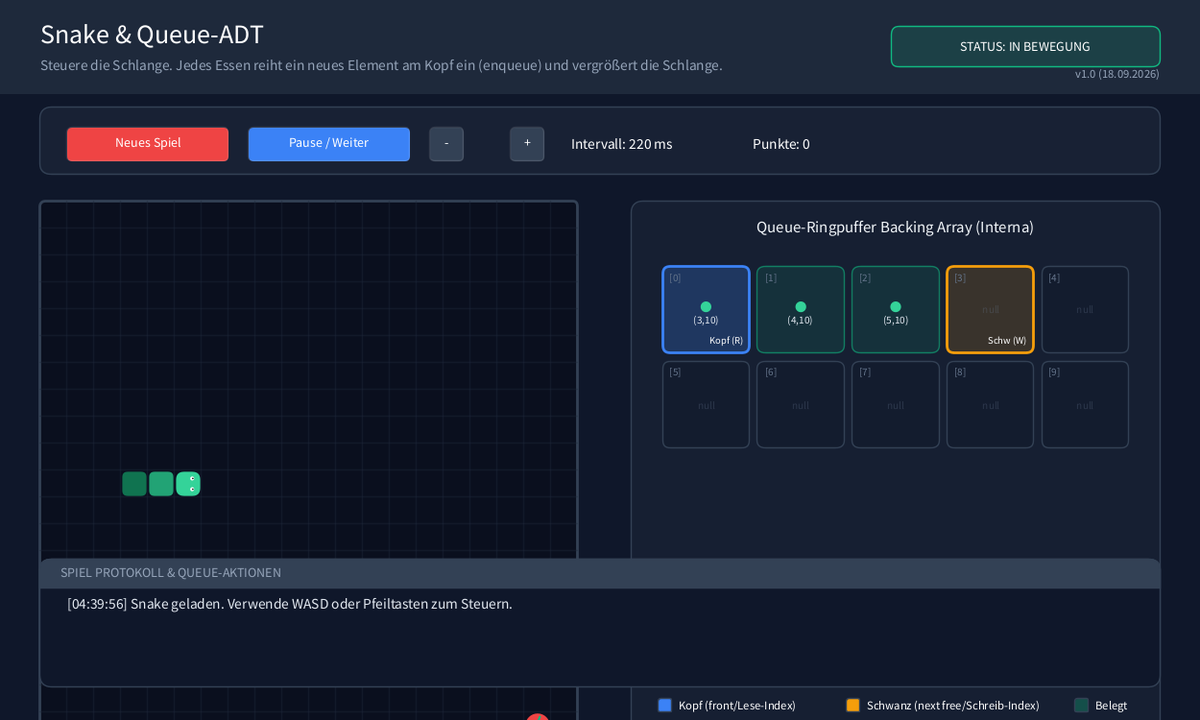
Frame 1 (no input)
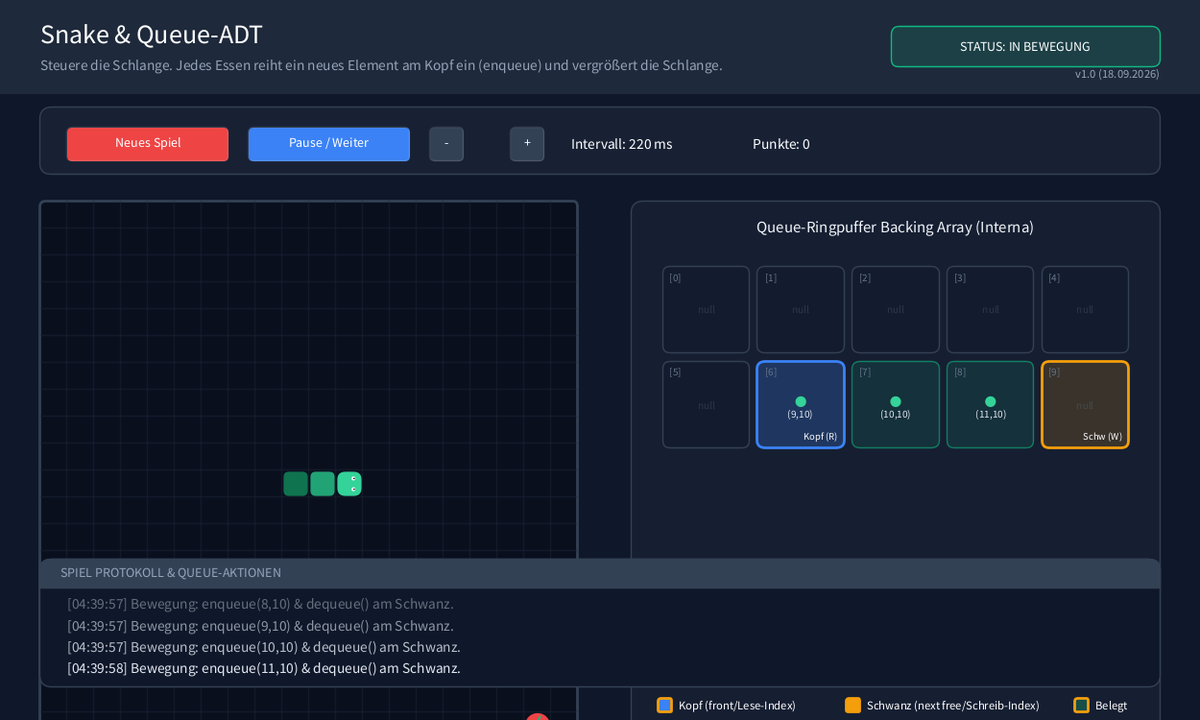
Frame 60 (the mouse pressed at the canvas centre just before this capture)
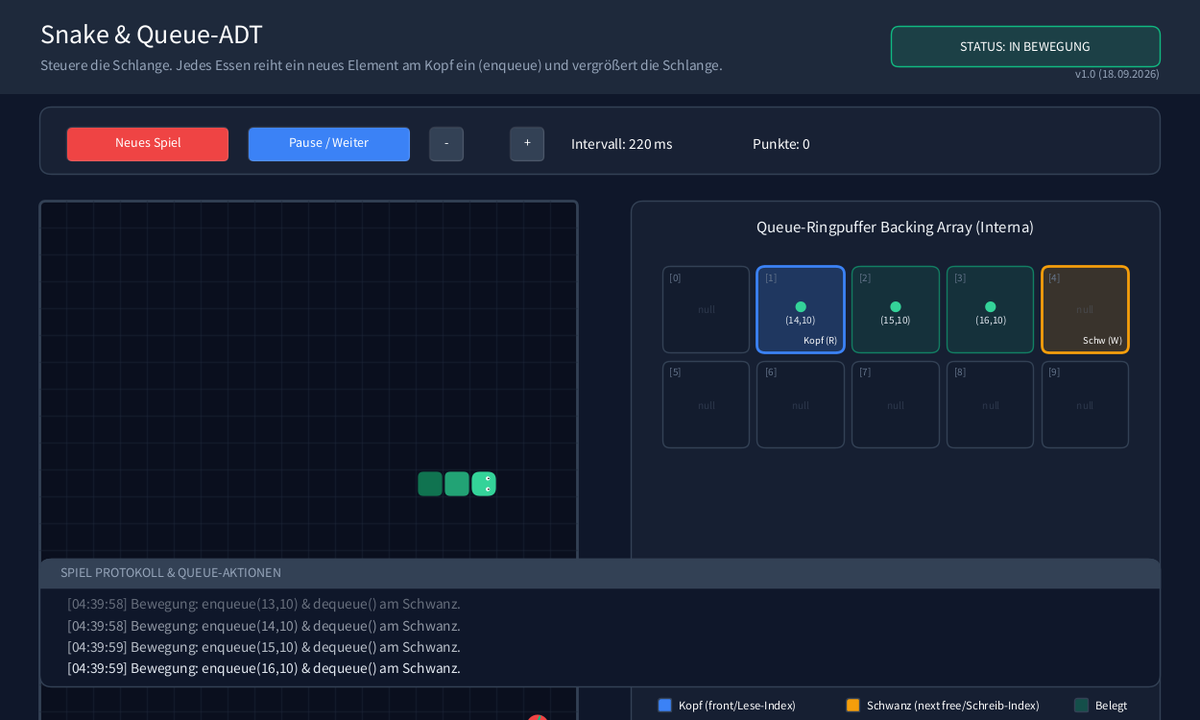
Frame 120 (the mouse held since frame 60 and released just before this capture)

The Processing sketch that drew these frames (run headless with seeded random() and noise(); from frame 60 on, the mouse is pressed at the canvas centre):

// Processing sketch: p08_snake
// ── p08_snake.pde
/**
 * Hauptprogramm: p08_snake (Musterlösung)
 * 
 * Bietet eine interaktive Umgebung für das Spiel "Snake":
 * - Basiert auf dem ADT Queue (Warteschlange) in Form eines circular array (ArrayQueue).
 * - Visualisiert live den Ringpuffer und die Zeigerverschiebungen von Kopf und Schwanz.
 * - Unterstützt stufenlose Anpassung der Spielgeschwindigkeit, Pausenfunktion und Highscores.
 * 
 * @author Antigravity
 * @version September 2026
 */

Snake dieSchlange;
int appleX, appleY;
int score = 0;
boolean gameOver = false;
boolean gamePaused = false;

// Zeitsteuerung
int lastUpdateTime = 0;
int baseInterval = 220; // Startgeschwindigkeit (ms)

// Grid-Konfiguration
final int GRID_W = 20;
final int GRID_H = 20;
final int CELL_SIZE = 20; // 20x20 Pixel pro Zelle -> 400x400 Pixel Spielfeld

final float GUI_SCALE = 1.4;

// Log-Historie
ArrayList<String> aktionsLogs = new ArrayList<String>();

// Buttons
Button btnReset;
Button btnPause;
Button btnSpeedDec;
Button btnSpeedInc;

void setup()
{
    size(1250, 750);
    surface.setResizable(true);
    
    // Spiel initialisieren
    neuesSpiel();
    
    // Buttons initialisieren
    color colStandard = color(51, 65, 85);     // Slate 700
    color colAktion = color(59, 130, 246);     // Blau
    color colGefahr = color(239, 68, 68);      // Rot
    
    btnReset = new Button(50, 95, 120, 25, "Neues Spiel", colGefahr);
    btnPause = new Button(185, 95, 120, 25, "Pause / Weiter", colAktion);
    btnSpeedDec = new Button(320, 95, 25, 25, "-", colStandard);
    btnSpeedInc = new Button(380, 95, 25, 25, "+", colStandard);
    
    logHinzufuegen("Snake geladen. Verwende WASD oder Pfeiltasten zum Steuern.");
}

void neuesSpiel()
{
    dieSchlange = new Snake(5, 10);
    score = 0;
    gameOver = false;
    gamePaused = false;
    platziereApfel();
    lastUpdateTime = millis();
}

void platziereApfel()
{
    java.util.Random rnd = new java.util.Random();
    ArrayQueue<SnakeElement> aq = (ArrayQueue<SnakeElement>)dieSchlange.getKoerper();
    Object[] segs = aq.alsArray();
    
    boolean aufSchlange = true;
    while (aufSchlange)
    {
        appleX = rnd.nextInt(GRID_W);
        appleY = rnd.nextInt(GRID_H);
        
        // Prüfen, ob der Apfel auf der Schlange liegt
        aufSchlange = false;
        for (Object o : segs)
        {
            SnakeElement el = (SnakeElement)o;
            if (el.getX() == appleX && el.getY() == appleY)
            {
                aufSchlange = true;
                break;
            }
        }
    }
}

void draw()
{
    float w = width / GUI_SCALE;
    float h = height / GUI_SCALE;
    
    background(15, 23, 42); // Deep Slate
    
    // Spielschritt ausführen (Zeitgesteuert)
    int interval = max(80, baseInterval - score * 3); // Schlange wird schneller mit der Zeit
    if (!gameOver && !gamePaused)
    {
        int now = millis();
        if (now - lastUpdateTime > interval)
        {
            spielSchritt();
            lastUpdateTime = now;
        }
    }
    
    pushMatrix();
    scale(GUI_SCALE);
    
    // 1. Header
    fill(30, 41, 59);
    noStroke();
    rect(0, 0, w, 70);
    
    fill(255);
    textSize(20);
    textAlign(LEFT, CENTER);
    text("Snake & Queue-ADT", 30, 25);
    
    fill(148, 163, 184);
    textSize(11);
    text("Steuere die Schlange. Jedes Essen reiht ein neues Element am Kopf ein (enqueue) und vergrößert die Schlange.", 30, 48);
    // Versionsnummer und Datum anzeigen
    fill(148, 163, 184);
    textSize(9);
    textAlign(RIGHT, BOTTOM);
    text("v1.0 (18.09.2026)", w - 30, 60);
    textAlign(LEFT, BASELINE); // Reset
    
    // Status-Badge
    fill(gameOver ? color(239, 68, 68, 40) : (gamePaused ? color(245, 158, 11, 40) : color(16, 185, 129, 40)));
    stroke(gameOver ? color(239, 68, 68) : (gamePaused ? color(245, 158, 11) : color(16, 185, 129)));
    strokeWeight(1);
    rect(w - 230, 20, 200, 30, 6);
    fill(255);
    textSize(10);
    textAlign(CENTER, CENTER);
    String statusStr = gameOver ? "GAME OVER!" : (gamePaused ? "PAUSE" : "IN BEWEGUNG");
    text("STATUS: " + statusStr, w - 130, 34);
    
    // 2. Control Panel
    fill(30, 41, 59, 150);
    stroke(51, 65, 85);
    strokeWeight(1);
    rect(30, 80, w - 60, 50, 8);
    
    btnReset.zeichnen();
    btnPause.zeichnen();
    btnSpeedDec.zeichnen();
    btnSpeedInc.zeichnen();
    
    fill(255);
    textSize(11);
    textAlign(LEFT, CENTER);
    text("Intervall: " + interval + " ms", 425, 107);
    text("Punkte: " + score, 560, 107);
    
    // 3. Visualisierungsbereich
    float boardX = 30;
    float boardY = 150;
    float boardSize = GRID_W * CELL_SIZE; // 400x400
    
    // A. Spielfeld zeichnen
    drawSpielfeld(boardX, boardY);
    
    // B. Queue Internals Zeichnen (Rechts)
    float internalsX = boardX + boardSize + 40;
    float internalsY = boardY;
    float internalsW = w - internalsX - 30;
    float internalsH = boardSize;
    
    drawQueueInternals(internalsX, internalsY, internalsW, internalsH);
    
    // 4. Log-Konsole (unten)
    fill(15, 23, 42);
    stroke(51, 65, 85);
    strokeWeight(1);
    rect(30, h - 120, w - 60, 95, 8);
    
    fill(51, 65, 85);
    rect(30, h - 120, w - 60, 22, 8, 8, 0, 0);
    fill(148, 163, 184);
    textSize(10);
    textAlign(LEFT, CENTER);
    text("SPIEL PROTOKOLL & QUEUE-AKTIONEN", 45, h - 110);
    
    textSize(11);
    textAlign(LEFT, TOP);
    for (int i = 0; i < aktionsLogs.size(); i++)
    {
        fill(226, 232, 240, 255 - (aktionsLogs.size() - 1 - i) * 50);
        text(aktionsLogs.get(i), 50, h - 90 + i * 16);
    }
    
    popMatrix();
}

void spielSchritt()
{
    // Berechne nächste Kopf-Koordinate
    int naechsterX = dieSchlange.getKopfX() + dieSchlange.getRichtungX();
    int naechsterY = dieSchlange.getKopfY() + dieSchlange.getRichtungY();
    
    boolean apfelGefressen = (naechsterX == appleX && naechsterY == appleY);
    
    if (apfelGefressen)
    {
        dieSchlange.bewege(true);
        score += 10;
        logHinzufuegen("Apfel gefressen! enqueue(" + naechsterX + "," + naechsterY + ") ausgeführt. Länge wächst.");
        platziereApfel();
    }
    else
    {
        dieSchlange.bewege(false);
        // Didaktisches Logging: dequeue/enqueue zeigen
        logHinzufuegen("Bewegung: enqueue(" + naechsterX + "," + naechsterY + ") & dequeue() am Schwanz.");
    }
    
    // Kollision prüfen
    if (dieSchlange.pruefeKollision(GRID_W, GRID_H))
    {
        gameOver = true;
        logHinzufuegen("Kollision! Spiel beendet. Erreichte Punkte: " + score);
    }
}

/**
 * Zeichnet das Spielfeld mit Gitternetz, Apfel und Schlange.
 */
void drawSpielfeld(float x, float y)
{
    float size = GRID_W * CELL_SIZE;
    
    // Hintergrund-Container des Spielfelds
    fill(10, 15, 30);
    stroke(51, 65, 85);
    strokeWeight(2);
    rect(x, y, size, size, 4);
    
    // Subtiles Gitternetz
    stroke(30, 41, 59, 100);
    strokeWeight(1);
    for (int i = 1; i < GRID_W; i++) {
        line(x + i * CELL_SIZE, y, x + i * CELL_SIZE, y + size);
    }
    for (int j = 1; j < GRID_H; j++) {
        line(x, y + j * CELL_SIZE, x + size, y + j * CELL_SIZE);
    }
    
    // Apfel zeichnen (Pulsierendes Rot)
    float pulse = 2 + sin(frameCount * 0.15) * 2;
    fill(239, 68, 68);
    noStroke();
    ellipse(x + appleX * CELL_SIZE + CELL_SIZE/2, y + appleY * CELL_SIZE + CELL_SIZE/2, CELL_SIZE - 4 + pulse, CELL_SIZE - 4 + pulse);
    // Apfelstängel
    stroke(16, 185, 129);
    strokeWeight(1.5);
    line(x + appleX * CELL_SIZE + CELL_SIZE/2, y + appleY * CELL_SIZE + CELL_SIZE/2 - 2, x + appleX * CELL_SIZE + CELL_SIZE/2 + 2, y + appleY * CELL_SIZE + CELL_SIZE/2 - 7);
    
    // Schlange zeichnen
    ArrayQueue<SnakeElement> aq = (ArrayQueue<SnakeElement>)dieSchlange.getKoerper();
    Object[] segs = aq.alsArray();
    
    for (int i = 0; i < segs.length; i++)
    {
        SnakeElement el = (SnakeElement)segs[i];
        
        // Farbverlauf von Kopf (helles Grün) bis Schwanz (dunkleres Blau-Grün)
        float inter = map(i, 0, segs.length - 1, 0, 1);
        color colSeg = lerpColor(color(16, 115, 80), color(52, 211, 153), inter);
        
        // Kopf kriegt ein anderes Design (z.B. Augen)
        boolean istKopf = (i == segs.length - 1);
        
        fill(colSeg);
        noStroke();
        rect(x + el.getX() * CELL_SIZE + 1, y + el.getY() * CELL_SIZE + 1, CELL_SIZE - 2, CELL_SIZE - 2, istKopf ? 6 : 4);
        
        if (istKopf)
        {
            // Augen zeichnen basierend auf Richtung
            fill(255);
            float eyeSize = 3;
            float cx = x + el.getX() * CELL_SIZE + CELL_SIZE/2;
            float cy = y + el.getY() * CELL_SIZE + CELL_SIZE/2;
            
            int rx = dieSchlange.getRichtungX();
            int ry = dieSchlange.getRichtungY();
            
            if (rx != 0) { // Horizontal
                ellipse(cx + rx*3, cy - 4, eyeSize, eyeSize);
                ellipse(cx + rx*3, cy + 4, eyeSize, eyeSize);
                fill(0);
                ellipse(cx + rx*3.5, cy - 4, 1.2, 1.2);
                ellipse(cx + rx*3.5, cy + 4, 1.2, 1.2);
            } else { // Vertikal
                ellipse(cx - 4, cy + ry*3, eyeSize, eyeSize);
                ellipse(cx + 4, cy + ry*3, eyeSize, eyeSize);
                fill(0);
                ellipse(cx - 4, cy + ry*3.5, 1.2, 1.2);
                ellipse(cx + 4, cy + ry*3.5, 1.2, 1.2);
            }
        }
    }
    
    // Game Over Overlay
    if (gameOver)
    {
        fill(15, 23, 42, 220);
        rect(x, y, size, size, 4);
        
        fill(239, 68, 68);
        textSize(24);
        textAlign(CENTER, CENTER);
        text("GAME OVER!", x + size/2, y + size/2 - 20);
        
        fill(255);
        textSize(12);
        text("Punkte: " + score, x + size/2, y + size/2 + 15);
        textSize(10);
        text("Drücke 'Neues Spiel' zum Neustarten", x + size/2, y + size/2 + 40);
    }
}

/**
 * Visualisiert didaktisch den genauen Zustand der Queue im Array (Internals-Viewer).
 */
void drawQueueInternals(float x, float y, float w, float h)
{
    // Container zeichnen
    fill(30, 41, 59, 120);
    stroke(51, 65, 85);
    strokeWeight(1);
    rect(x, y, w, h, 8);
    
    fill(241, 245, 249);
    textSize(12);
    textAlign(CENTER, TOP);
    text("Queue-Ringpuffer Backing Array (Interna)", x + w/2, y + 15);
    
    ArrayQueue<SnakeElement> aq = (ArrayQueue<SnakeElement>)dieSchlange.getKoerper();
    Object[] daten = aq.getDaten();
    int kopf = aq.getKopf();
    int schwanz = aq.getSchwanz();
    int anzahl = aq.getAnzahl();
    int arraySize = daten.length;
    
    // Spaltenanzahl für die Grid-Darstellung (Immer 5 Spalten)
    int cols = 5;
    int rows = ceil((float)arraySize / cols);
    
    // Abstände
    float gridMarginX = 20;
    float gridMarginY = 45;
    float slotW = (w - gridMarginX * 2) / cols;
    float slotH = slotW; // Quadratische Slots
    
    // Falls das Grid zu hoch für die Box wird, verkleinern wir die Slots dynamisch
    if (gridMarginY + rows * slotH > h - 40)
    {
        slotH = (h - 40 - gridMarginY) / rows;
        slotW = slotH;
        gridMarginX = (w - cols * slotW) / 2;
    }
    
    textSize(9);
    textAlign(CENTER, CENTER);
    
    for (int i = 0; i < arraySize; i++)
    {
        int col = i % cols;
        int row = i / cols;
        
        float sx = x + gridMarginX + col * slotW;
        float sy = y + gridMarginY + row * slotH;
        
        // Zelle zeichnen
        boolean isOccupied = (daten[i] != null);
        
        // Farbe bestimmen:
        // Kopf (Lesezeiger) = Blau, Schwanz (Schreibzeiger) = Orange, Sonst Slate
        color zellFarbe = color(15, 23, 42, 100);
        color randFarbe = color(51, 65, 85);
        float randDicke = 1;
        
        if (i == kopf && i == schwanz) {
            // Zirkuläre Überschneidung
            zellFarbe = color(59, 130, 246, 70);
            randFarbe = color(245, 158, 11);
            randDicke = 2.5;
        } else if (i == kopf) {
            zellFarbe = color(59, 130, 246, 60); // Blau
            randFarbe = color(59, 130, 246);
            randDicke = 2;
        } else if (i == schwanz) {
            zellFarbe = color(245, 158, 11, 40); // Orange (Schreibzeiger / Frei)
            randFarbe = color(245, 158, 11);
            randDicke = 2;
        } else if (isOccupied) {
            zellFarbe = color(16, 185, 129, 30); // Belegte Schlangenzelle
            randFarbe = color(16, 185, 129, 150);
        }
        
        fill(zellFarbe);
        stroke(randFarbe);
        strokeWeight(randDicke);
        rect(sx + 3, sy + 3, slotW - 6, slotH - 6, 6);
        
        // Indexnummer in der Ecke
        fill(100, 116, 139);
        textSize(8);
        textAlign(LEFT, TOP);
        text("[" + i + "]", sx + 8, sy + 8);
        
        // Zeiger-Beschriftung
        if (i == kopf || i == schwanz)
        {
            fill(255);
            textSize(7.5);
            textAlign(RIGHT, BOTTOM);
            String label = "";
            if (i == kopf && i == schwanz) label = "Kopf/Schw";
            else if (i == kopf) label = "Kopf (R)";
            else if (i == schwanz) label = "Schw (W)";
            
            text(label, sx + slotW - 8, sy + slotH - 8);
        }
        
        // Zelleninhalt zeichnen
        if (isOccupied)
        {
            SnakeElement el = (SnakeElement)daten[i];
            
            // Symbol
            fill(52, 211, 153);
            noStroke();
            ellipse(sx + slotW/2, sy + slotH/2 - 2, 8, 8);
            
            // Koordinate zeichnen
            fill(226, 232, 240);
            textSize(8);
            textAlign(CENTER, TOP);
            text("(" + el.getX() + "," + el.getY() + ")", sx + slotW/2, sy + slotH/2 + 5);
        }
        else
        {
            // Faint 'null'
            fill(100, 116, 139, 80);
            textSize(8);
            textAlign(CENTER, CENTER);
            text("null", sx + slotW/2, sy + slotH/2);
        }
    }
    
    // Legende unten drunter zeichnen
    float legY = y + h - 30;
    textAlign(LEFT, CENTER);
    textSize(9);
    
    fill(59, 130, 246);
    rect(x + 20, legY, 10, 10, 2);
    fill(255);
    text("Kopf (front/Lese-Index)", x + 35, legY + 5);
    
    fill(245, 158, 11);
    rect(x + 160, legY, 10, 10, 2);
    fill(255);
    text("Schwanz (next free/Schreib-Index)", x + 175, legY + 5);
    
    fill(16, 185, 129, 80);
    rect(x + 330, legY, 10, 10, 2);
    fill(255);
    text("Belegt", x + 345, legY + 5);
}

void keyPressed()
{
    // Tastatursteuerung (WASD & Pfeiltasten)
    if (key == 'w' || key == 'W' || keyCode == UP)
    {
        dieSchlange.setRichtung(0, -1);
    }
    else if (key == 's' || key == 'S' || keyCode == DOWN)
    {
        dieSchlange.setRichtung(0, 1);
    }
    else if (key == 'a' || key == 'A' || keyCode == LEFT)
    {
        dieSchlange.setRichtung(-1, 0);
    }
    else if (key == 'd' || key == 'D' || keyCode == RIGHT)
    {
        dieSchlange.setRichtung(1, 0);
    }
    else if (key == 'p' || key == 'P')
    {
        gamePaused = !gamePaused;
        logHinzufuegen(gamePaused ? "Spiel pausiert." : "Spiel fortgesetzt.");
    }
}

void mousePressed()
{
    if (btnReset.mouseOver())
    {
        neuesSpiel();
        logHinzufuegen("Neues Spiel gestartet.");
    }
    
    if (btnPause.mouseOver() && !gameOver)
    {
        gamePaused = !gamePaused;
        logHinzufuegen(gamePaused ? "Spiel pausiert." : "Spiel fortgesetzt.");
    }
    
    if (btnSpeedDec.mouseOver() && baseInterval < 400)
    {
        baseInterval += 20;
    }
    
    if (btnSpeedInc.mouseOver() && baseInterval > 100)
    {
        baseInterval -= 20;
    }
}

void logHinzufuegen(String msg)
{
    String zeit = nf(hour(), 2) + ":" + nf(minute(), 2) + ":" + nf(second(), 2);
    aktionsLogs.add("[" + zeit + "] " + msg);
    if (aktionsLogs.size() > 4)
    {
        aktionsLogs.remove(0);
    }
}

/**
 * Hilfsklasse für interaktive GUI-Buttons.
 */
class Button
{
    float x, y, w, h;
    String label;
    color col;
    
    Button(float x, float y, float w, float h, String label, color col)
    {
        this.x = x;
        this.y = y;
        this.w = w;
        this.h = h;
        this.label = label;
        this.col = col;
    }
    
    void zeichnen()
    {
        boolean hover = mouseOver();
        color zeichnFarbe = hover ? lerpColor(col, color(255), 0.15) : col;
        
        fill(zeichnFarbe);
        stroke(255, 30);
        strokeWeight(1);
        rect(x, y, w, h, 4);
        
        fill(255);
        textSize(10);
        textAlign(CENTER, CENTER);
        text(label, x + w / 2, y + h / 2 - 2);
    }
    
    boolean mouseOver()
    {
        float lmX = mouseX / GUI_SCALE;
        float lmY = mouseY / GUI_SCALE;
        return lmX >= x && lmX <= x + w && lmY >= y && lmY <= y + h;
    }
}
// ── ArrayQueue.pde
/**
 * Eine Warteschlange (Queue) basierend auf einem zirkulären Array (Ringpuffer) (Musterlösung)
 * 
 * @author Rainer Helfrich (Original) / Antigravity (Processing-Konvertierung)
 * @version September 2026
 */
class ArrayQueue<T> extends Queue<T>
{
    private Object[] daten;
    private int kopf;
    private int schwanz;
    private int anzahl;

    /**
     * Erzeugt eine neue leere Warteschlange mit einer Anfangskapazität von 10.
     */
    ArrayQueue()
    {
        daten = new Object[10];
        kopf = 0;
        schwanz = 0;
        anzahl = 0;
    }

    /**
     * Gibt zurück, ob die Warteschlange leer ist.
     */
    boolean isEmpty()
    {
        return anzahl == 0;
    }

    /**
     * Reiht ein neues Element am Ende der Warteschlange ein.
     * Wenn das Array voll ist, wird es verdoppelt.
     */
    void enqueue(T x)
    {
        if (anzahl == daten.length)
        {
            verdoppleKapazitaet();
        }
        daten[schwanz] = x;
        schwanz = (schwanz + 1) % daten.length;
        anzahl++;
    }

    /**
     * Entfernt das vorderste Element der Warteschlange und gibt es zurück.
     */
    T dequeue()
    {
        if (isEmpty())
        {
            return null;
        }
        T element = (T)daten[kopf];
        daten[kopf] = null; // Speicher freigeben
        kopf = (kopf + 1) % daten.length;
        anzahl--;
        return element;
    }

    /**
     * Gibt das vorderste Element zurück, ohne es zu entfernen.
     */
    T front()
    {
        if (isEmpty())
        {
            return null;
        }
        return (T)daten[kopf];
    }

    /**
     * Verdoppelt das interne Array und ordnet die Elemente neu an (Entzerrung des Ringpuffers).
     */
    private void verdoppleKapazitaet()
    {
        Object[] neu = new Object[daten.length * 2];
        for (int i = 0; i < anzahl; i++)
        {
            neu[i] = daten[(kopf + i) % daten.length];
        }
        daten = neu;
        kopf = 0;
        schwanz = anzahl;
    }

    /**
     * Didaktischer Getter: Gibt die Rohdaten des Arrays zurück.
     */
    Object[] getDaten()
    {
        return daten;
    }

    /**
     * Didaktischer Getter: Gibt den Kopf-Index (Lese-Index) zurück.
     */
    int getKopf()
    {
        return kopf;
    }

    /**
     * Didaktischer Getter: Gibt den Schwanz-Index (Schreib-Index) zurück.
     */
    int getSchwanz()
    {
        return schwanz;
    }

    /**
     * Didaktischer Getter: Gibt die aktuelle Elementanzahl zurück.
     */
    int getAnzahl()
    {
        return anzahl;
    }

    /**
     * Konvertiert den Inhalt der Queue in ein lineares Array in korrekter Reihenfolge (vom Kopf zum Schwanz).
     * @return Ein Array mit den Elementen der Queue
     */
    public Object[] alsArray()
    {
        Object[] linear = new Object[anzahl];
        for (int i = 0; i < anzahl; i++)
        {
            linear[i] = daten[(kopf + i) % daten.length];
        }
        return linear;
    }

    @Override
    public String toString()
    {
        StringBuilder sb = new StringBuilder();
        sb.append("[ ");
        for (int i = 0; i < anzahl; i++)
        {
            if (i > 0) sb.append(", ");
            sb.append(daten[(kopf + i) % daten.length]);
        }
        sb.append(" ]");
        return sb.toString();
    }
}

// ── Queue.pde
/**
 * Abstrakte Basisklasse für eine Warteschlange (Queue) (Musterlösung)
 * 
 * @author Rainer Helfrich (Original) / Antigravity (Processing-Konvertierung)
 * @version September 2026
 */
abstract class Queue<T>
{
    /**
     * Gibt zurück, ob die Warteschlange leer ist.
     * @return true, wenn leer; false sonst
     */
    abstract boolean isEmpty();
    
    /**
     * Reiht ein neues Element am Ende der Warteschlange ein.
     * @param x Das neue Element
     */
    abstract void enqueue(T x);
    
    /**
     * Entfernt das vorderste Element der Warteschlange (sofern nicht leer) und gibt es zurück.
     * @return Das bisherige vorderste Element
     */
    abstract T dequeue();
    
    /**
     * Gibt das vorderste Element der Warteschlange zurück (sofern nicht leer), ohne es zu entfernen.
     * @return Das vorderste Element
     */
    abstract T front();
}

// ── Snake.pde
/**
 * Repräsentiert die Schlange im Spiel Snake (Musterlösung)
 * 
 * @author Rainer Helfrich (Original) / Antigravity (Processing-Konvertierung)
 * @version September 2026
 */
class Snake
{
    private Queue<SnakeElement> koerper;
    
    // Aktuelle Kopfposition
    private int kopfX;
    private int kopfY;
    
    // Bewegungsrichtung
    private int richtungX;
    private int richtungY;

    /**
     * Erzeugt eine neue Schlange mit einer Startlänge von 3 Segmenten.
     * @param startX X-Koordinate des Kopfes
     * @param startY Y-Koordinate des Kopfes
     */
    Snake(int startX, int startY)
    {
        koerper = new ArrayQueue<SnakeElement>();
        
        // Initialen Schlangenkörper aufbauen (von links nach rechts wachsen)
        koerper.enqueue(new SnakeElement(startX - 2, startY));
        koerper.enqueue(new SnakeElement(startX - 1, startY));
        koerper.enqueue(new SnakeElement(startX, startY));
        
        kopfX = startX;
        kopfY = startY;
        
        // Standardmäßig bewegt sich die Schlange nach rechts
        richtungX = 1;
        richtungY = 0;
    }

    /**
     * Setzt die neue Bewegungsrichtung der Schlange.
     * Verhindert eine direkte Bewegungsumkehr (180 Grad).
     */
    void setRichtung(int dx, int dy)
    {
        // Wenn dx oder dy der Gegenrichtung entspricht, abbrechen
        if (dx != 0 && dx == -richtungX) return;
        if (dy != 0 && dy == -richtungY) return;
        
        richtungX = dx;
        richtungY = dy;
    }

    /**
     * Bewegt die Schlange um einen Schritt in die aktuelle Richtung.
     * Nutzt die Warteschlange: Ein neuer Kopf wird hinzugefügt (enqueue).
     * Wenn kein Apfel gefressen wurde, wird das hinterste Element entfernt (dequeue).
     * @param apfelGefressen Gibt an, ob die Schlange wachsen soll
     */
    void bewege(boolean apfelGefressen)
    {
        kopfX += richtungX;
        kopfY += richtungY;
        
        // Neuer Kopf einreihen
        koerper.enqueue(new SnakeElement(kopfX, kopfY));
        
        // Wenn kein Apfel gefressen wurde, das Schwanzende entfernen
        if (!apfelGefressen)
        {
            koerper.dequeue();
        }
    }

    /**
     * Überprüft, ob die Schlange mit sich selbst oder den Wänden kollidiert ist.
     * @param breite Breite des Spielfelds (Rasterzellen)
     * @param hoehe Höhe des Spielfelds (Rasterzellen)
     * @return true, wenn eine Kollision vorliegt; false sonst.
     */
    boolean pruefeKollision(int breite, int hoehe)
    {
        // 1. Wandkollision
        if (kopfX < 0 || kopfX >= breite || kopfY < 0 || kopfY >= hoehe)
        {
            return true;
        }
        
        // 2. Selbstkollision (Kopf rammt Körper)
        ArrayQueue<SnakeElement> aq = (ArrayQueue<SnakeElement>)koerper;
        Object[] segs = aq.alsArray();
        
        // Vergleiche den Kopf (letztes Element im Array) mit allen vorherigen Elementen
        for (int i = 0; i < segs.length - 1; i++)
        {
            SnakeElement el = (SnakeElement)segs[i];
            if (el.getX() == kopfX && el.getY() == kopfY)
            {
                return true;
            }
        }
        
        return false;
    }

    /**
     * Gibt den Kopf-X-Wert zurück.
     */
    int getKopfX()
    {
        return kopfX;
    }

    /**
     * Gibt den Kopf-Y-Wert zurück.
     */
    int getKopfY()
    {
        return kopfY;
    }

    /**
     * Gibt die X-Bewegungsrichtung zurück.
     */
    int getRichtungX()
    {
        return richtungX;
    }

    /**
     * Gibt die Y-Bewegungsrichtung zurück.
     */
    int getRichtungY()
    {
        return richtungY;
    }

    /**
     * Gibt die Warteschlange zurück, die den Schlangenkörper repräsentiert.
     */
    Queue<SnakeElement> getKoerper()
    {
        return koerper;
    }
}

// ── SnakeElement.pde
/**
 * Repräsentiert ein einzelnes Segment des Schlangenkörpers (Musterlösung)
 * 
 * @author Rainer Helfrich (Original) / Antigravity (Processing-Konvertierung)
 * @version September 2026
 */
class SnakeElement
{
    private int x;
    private int y;

    /**
     * Erzeugt ein neues Schlangensegment an den Koordinaten (x, y)
     */
    SnakeElement(int x, int y)
    {
        this.x = x;
        this.y = y;
    }

    /**
     * Gibt die X-Koordinate zurück.
     */
    int getX()
    {
        return x;
    }

    /**
     * Gibt die Y-Koordinate zurück.
     */
    int getY()
    {
        return y;
    }

    @Override
    public String toString()
    {
        return "(" + x + "," + y + ")";
    }
}
